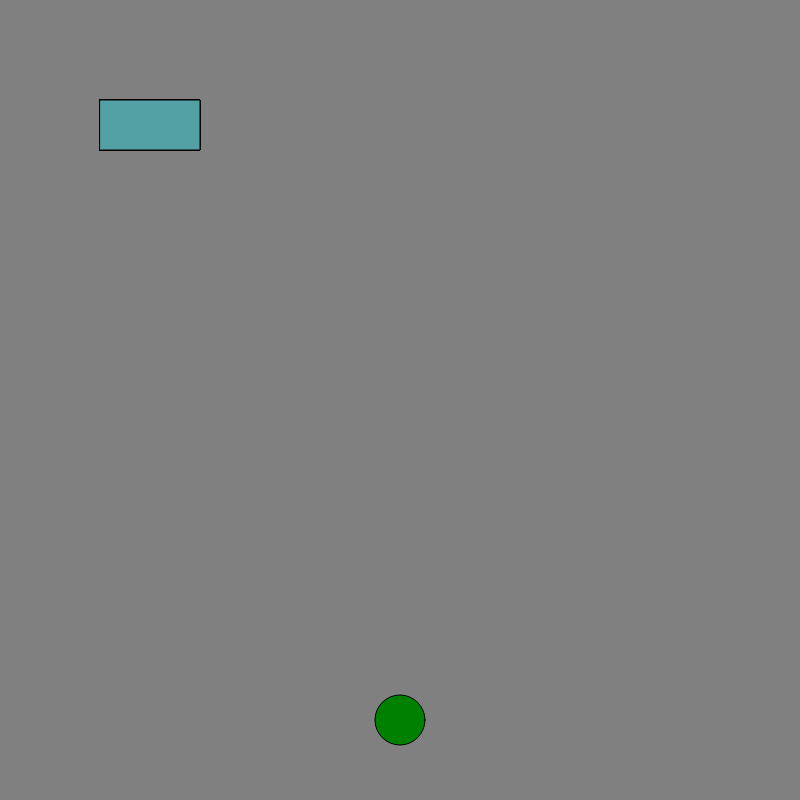
Frame 1 (no input)
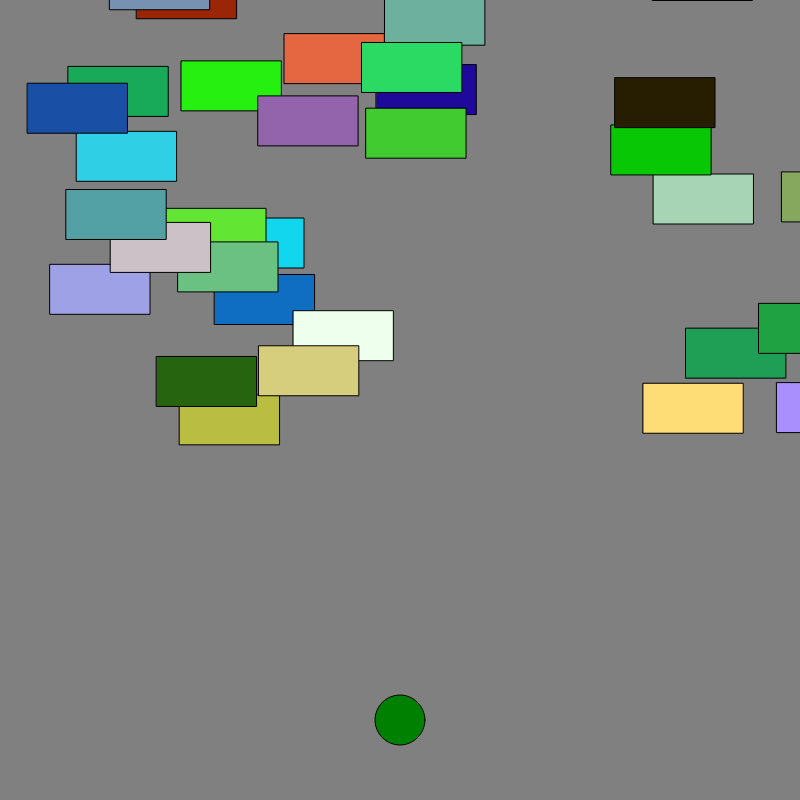
Frame 60 (no input)
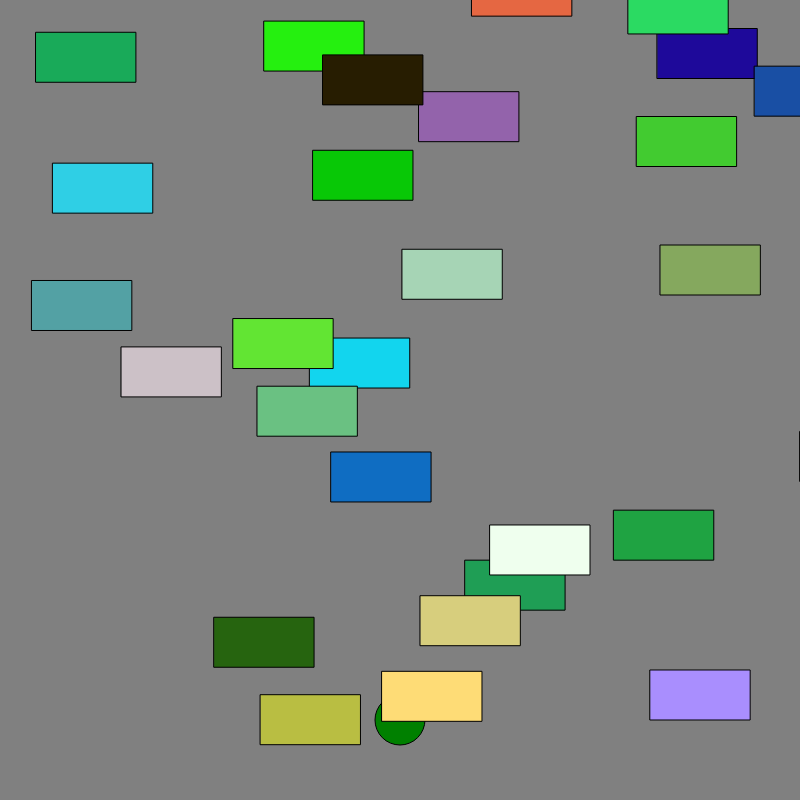
Frame 120 (the mouse pressed at the canvas centre since frame 60)

The p5.js sketch that drew these frames (run headless with seeded random() and noise() and a simulated clock; from frame 60 on, the mouse is pressed at the canvas centre):

// p5.js sketch
// ── sketch.js
var cars = [];
var frogPos;

function setup() {
  createCanvas(800, 800);
  frogPos = createVector(400, 720);

}

function draw() {
  background("Grey");

  fill("green");
  ellipse(frogPos.x, frogPos.y, 50, 50);
  checkForKeys();

  for (var i = 0; i < 40; i++) {
    cars.push(new Car());
    cars[i].display();
    cars[i].drive();

    //collisions
    if(cars[i].pos.dist(frogPos) < 20){
      cars.splice(i,1);
    }

  }


}

//our car class
function Car() {
  // attributes

  this.pos = createVector(100, 100)
  this.vel = createVector(random(-5, 5), random(-5, 5));
  this.r = random(255)
  this.g = random(255)
  this.b = random(255)

  //methods
  this.display = function() {
    fill(this.r, this.g, this.b)
    rect(this.pos.x, this.pos.y, 100, 50);
  }

  this.drive = function() {
    this.pos.add(this.vel)
    if (this.pos.x > width) {
      this.pos.x = 0;
    }
    if (this.pos.x < 0) {
      this.pos.x = width;
    }
    if (this.pos.y > height) {
      this.pos.y = 0;
    }
    if (this.pos.x < 0) {
      this.pos.y = height;
    }

  }


}

function checkForKeys() {
  if (keyIsDown(65)) {
    frogPos.x = frogPos.x - 5;
  }
  if (keyIsDown(68)) {
    frogPos.x = frogPos.x + 5;
  }
  if (keyIsDown(87)) {
    frogPos.y = frogPos.y - 5;
  }
  if (keyIsDown(83)) {
    frogPos.y = frogPos.y + 5;
  }
}
